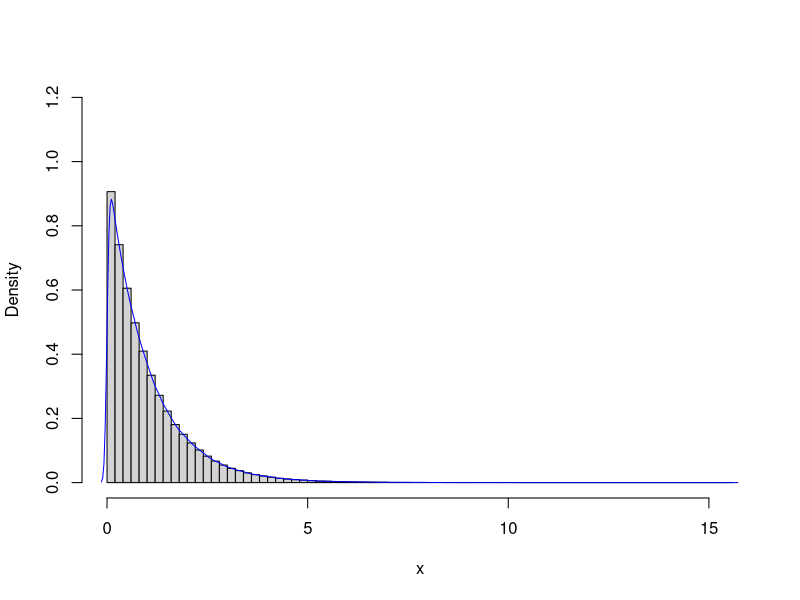
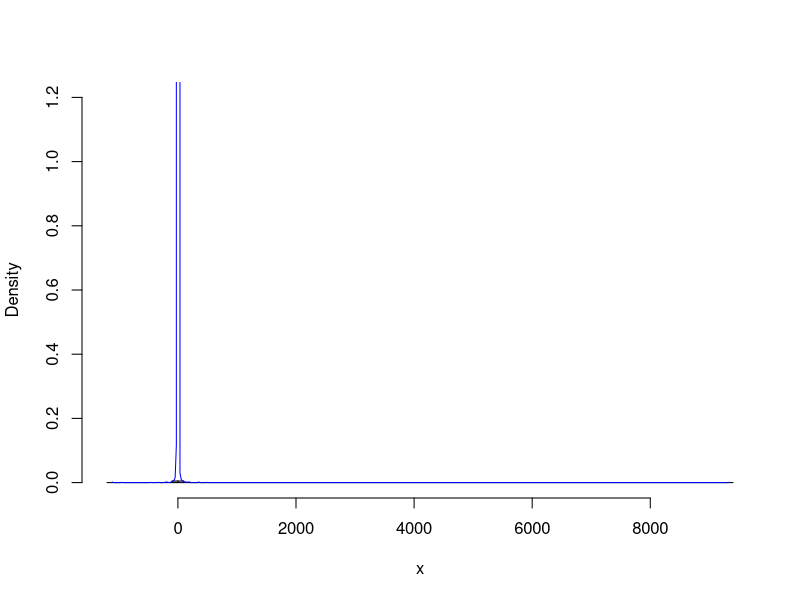
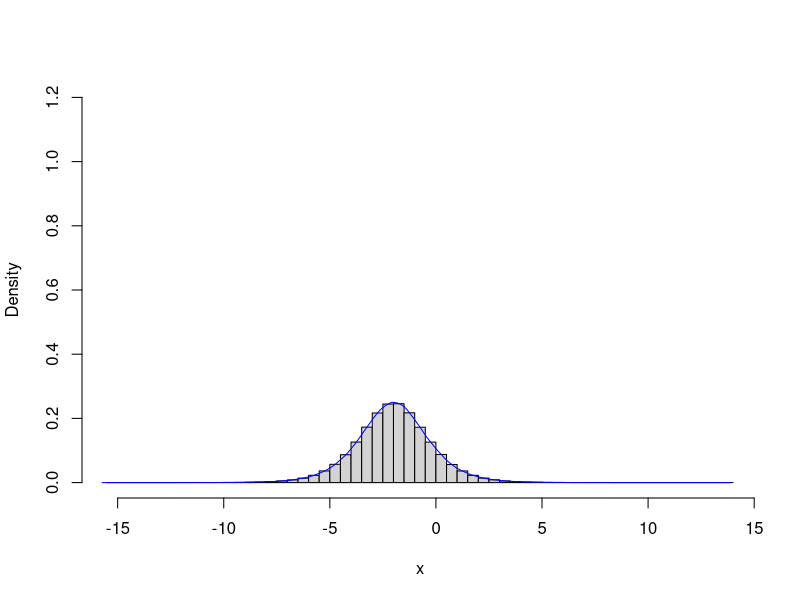

Reproduce these figures in R, in order.
n <- 1000000
u <- runif(n)

lambda = 1;
x <- -(1/lambda)*log(1-u)

hist(x, prob = T, main = NA, ylim = c(0, 1.2), breaks = 100)
lines(density(x), col = "blue")


s=0.005
l=0
x<-s*tan(pi*(u-0.5))+l

hist(x, prob = T, main = NA, ylim = c(0,1.2),breaks = 100)
lines(density(x), col = "blue")

s=1
mi<-2
x<- -(s*log((1/u)-1)+mi)

hist(x, prob = T, main = NA, ylim = c(0, 1.2),breaks = 100)
lines(density(x), col = "blue")
